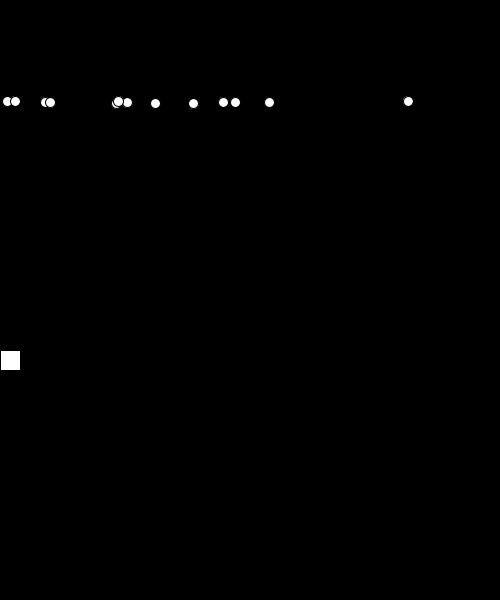
Frame 1 (no input)
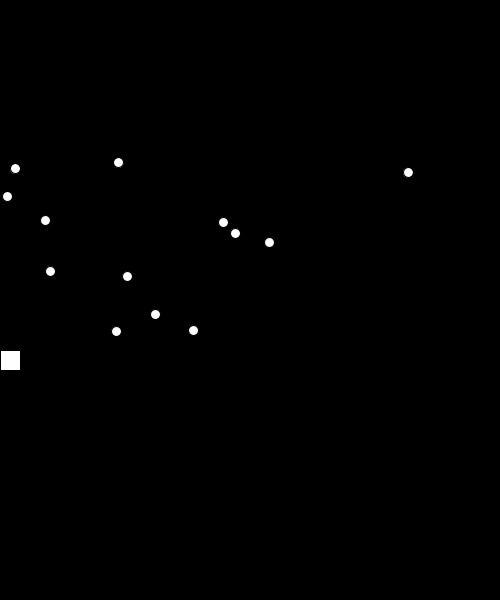
Frame 60 (the mouse pressed at the canvas centre just before this capture)
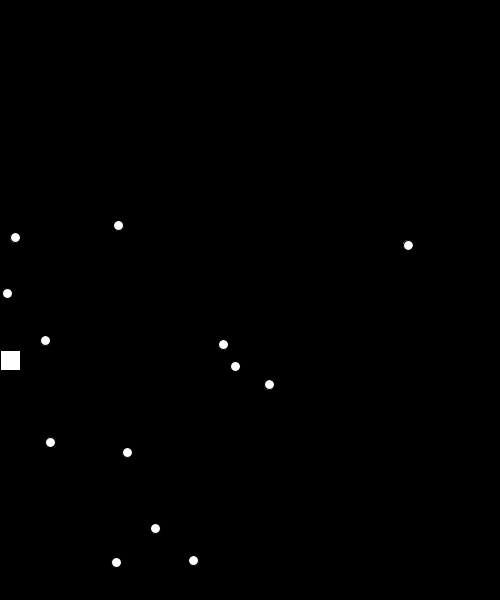
Frame 120 (the mouse held since frame 60 and released just before this capture)

The Processing sketch that drew these frames (run headless with seeded random() and noise(); from frame 60 on, the mouse is pressed at the canvas centre):

// Processing sketch: processing_133720
// ── processing_133720.pde

class Asteroid
{
  float x = 100;
  float y = 100;
  float radius = 10 ; 
  float fallspeed = random( 1, 4);
}

Asteroid[] asteroids = new Asteroid[ 13 ]; 



//player cursor
float playerx = 0;
float playerspeed = 2;
float left = 0;
float right =0;



void setup()

{
  size (500,600);

  
   
   for (int i = 0; i < asteroids.length; i = i += 1)
   {
      asteroids[i] = new Asteroid (); 
      asteroids[i]. x=  random ( width - 10);
   }
   
   
  
   
}

void draw()

{
  
  background (0);
  
  for (int i = 0; i < asteroids.length; i = i += 1)
      {  
    asteroids[i] . y +=  asteroids[i].fallspeed;       
    
   // if (rectRectIntersect( player.x, player.y, player.x + player.w, player.y + player.h, player.
                 // asteroids [i].x, asteroids[i].y, asteroids[i].x + asteroid [i].radius,
    
    
    ellipse ( asteroids [i].x, asteroids[i].y, asteroids[i].radius, asteroids[i].radius);
      }
      
      
      
      
      
      
   playerx +=( right - left) * playerspeed;
   rect( playerx, 350, 20,20);
   
   
   
   
   
   
   
   
   
}
  
  
  
  
  
  
  
  
  
  
  
  
 //so it stops moving when released 
  void keyReleased()
  {
    if (key == CODED)
     {
       if (keyCode == LEFT)
         {
           left =0;
         }
        if (keyCode == RIGHT)
          {
            right =0;
          }
     }
  }
  
  
  
  
  
//so it moves when pressed
void keyPressed()
{
  if (key == CODED)
  {
    if (keyCode == LEFT)
    { 
      left = 1;
    }
    if (keyCode == RIGHT)
    {
      right = 1;
    }
  }
  
  
  
 // boolean rectRectIntersect(float left, float top, float right, float bottom,
                         // float otherLeft, float otherTop, float otherRight, float otherBottom) {
  //return !(left > otherRight || right < otherLeft || top > otherBottom || bottom < otherTop);
  
}
      
      
